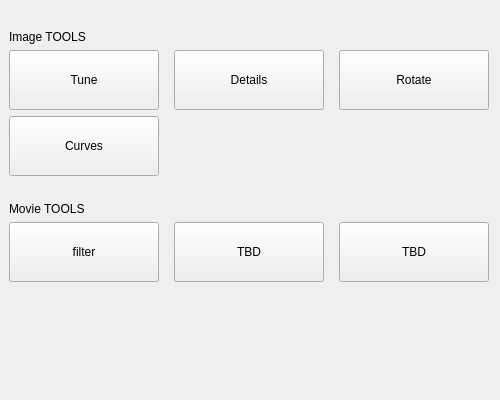
<?xml version="1.0" encoding="UTF-8"?>
<ui version="4.0">
 <class>Form</class>
 <widget class="QWidget" name="Form">
  <property name="geometry">
   <rect>
    <x>0</x>
    <y>0</y>
    <width>500</width>
    <height>400</height>
   </rect>
  </property>
  <property name="sizePolicy">
   <sizepolicy hsizetype="Fixed" vsizetype="Fixed">
    <horstretch>0</horstretch>
    <verstretch>0</verstretch>
   </sizepolicy>
  </property>
  <property name="minimumSize">
   <size>
    <width>500</width>
    <height>400</height>
   </size>
  </property>
  <property name="maximumSize">
   <size>
    <width>500</width>
    <height>400</height>
   </size>
  </property>
  <property name="windowTitle">
   <string>Form</string>
  </property>
  <property name="windowOpacity">
   <double>0.900000000000000</double>
  </property>
  <property name="autoFillBackground">
   <bool>false</bool>
  </property>
  <widget class="QWidget" name="">
   <property name="geometry">
    <rect>
     <x>0</x>
     <y>10</y>
     <width>501</width>
     <height>291</height>
    </rect>
   </property>
   <layout class="QVBoxLayout" name="verticalLayout">
    <item>
     <layout class="QGridLayout" name="gridLayout">
      <item row="0" column="0">
       <widget class="QLabel" name="label">
        <property name="sizePolicy">
         <sizepolicy hsizetype="Fixed" vsizetype="Fixed">
          <horstretch>0</horstretch>
          <verstretch>0</verstretch>
         </sizepolicy>
        </property>
        <property name="minimumSize">
         <size>
          <width>0</width>
          <height>15</height>
         </size>
        </property>
        <property name="text">
         <string>Image TOOLS</string>
        </property>
       </widget>
      </item>
      <item row="1" column="0">
       <widget class="QPushButton" name="pushButton">
        <property name="sizePolicy">
         <sizepolicy hsizetype="Fixed" vsizetype="Fixed">
          <horstretch>0</horstretch>
          <verstretch>0</verstretch>
         </sizepolicy>
        </property>
        <property name="minimumSize">
         <size>
          <width>150</width>
          <height>60</height>
         </size>
        </property>
        <property name="text">
         <string>Tune</string>
        </property>
       </widget>
      </item>
      <item row="1" column="1">
       <widget class="QPushButton" name="pushButton_2">
        <property name="sizePolicy">
         <sizepolicy hsizetype="Fixed" vsizetype="Fixed">
          <horstretch>0</horstretch>
          <verstretch>0</verstretch>
         </sizepolicy>
        </property>
        <property name="minimumSize">
         <size>
          <width>150</width>
          <height>60</height>
         </size>
        </property>
        <property name="text">
         <string>Details</string>
        </property>
       </widget>
      </item>
      <item row="1" column="2">
       <widget class="QPushButton" name="pushButton_3">
        <property name="sizePolicy">
         <sizepolicy hsizetype="Fixed" vsizetype="Fixed">
          <horstretch>0</horstretch>
          <verstretch>0</verstretch>
         </sizepolicy>
        </property>
        <property name="minimumSize">
         <size>
          <width>150</width>
          <height>60</height>
         </size>
        </property>
        <property name="text">
         <string>Rotate</string>
        </property>
       </widget>
      </item>
      <item row="2" column="0">
       <widget class="QPushButton" name="pushButton_4">
        <property name="sizePolicy">
         <sizepolicy hsizetype="Fixed" vsizetype="Fixed">
          <horstretch>0</horstretch>
          <verstretch>0</verstretch>
         </sizepolicy>
        </property>
        <property name="minimumSize">
         <size>
          <width>150</width>
          <height>60</height>
         </size>
        </property>
        <property name="text">
         <string>Curves</string>
        </property>
        <property name="icon">
         <iconset>
          <normaloff>icon/curved-arrow-to-the-right.svg</normaloff>icon/curved-arrow-to-the-right.svg</iconset>
        </property>
       </widget>
      </item>
     </layout>
    </item>
    <item>
     <layout class="QGridLayout" name="gridLayout_2">
      <item row="1" column="0">
       <widget class="QPushButton" name="pushButton_5">
        <property name="sizePolicy">
         <sizepolicy hsizetype="Fixed" vsizetype="Fixed">
          <horstretch>0</horstretch>
          <verstretch>0</verstretch>
         </sizepolicy>
        </property>
        <property name="minimumSize">
         <size>
          <width>150</width>
          <height>60</height>
         </size>
        </property>
        <property name="text">
         <string>filter</string>
        </property>
       </widget>
      </item>
      <item row="0" column="0">
       <widget class="QLabel" name="label_2">
        <property name="sizePolicy">
         <sizepolicy hsizetype="Fixed" vsizetype="Fixed">
          <horstretch>0</horstretch>
          <verstretch>0</verstretch>
         </sizepolicy>
        </property>
        <property name="maximumSize">
         <size>
          <width>16777215</width>
          <height>15</height>
         </size>
        </property>
        <property name="text">
         <string>Movie TOOLS</string>
        </property>
       </widget>
      </item>
      <item row="1" column="1">
       <widget class="QPushButton" name="pushButton_6">
        <property name="sizePolicy">
         <sizepolicy hsizetype="Fixed" vsizetype="Fixed">
          <horstretch>0</horstretch>
          <verstretch>0</verstretch>
         </sizepolicy>
        </property>
        <property name="minimumSize">
         <size>
          <width>150</width>
          <height>60</height>
         </size>
        </property>
        <property name="text">
         <string>TBD</string>
        </property>
       </widget>
      </item>
      <item row="1" column="2">
       <widget class="QPushButton" name="pushButton_7">
        <property name="sizePolicy">
         <sizepolicy hsizetype="Fixed" vsizetype="Fixed">
          <horstretch>0</horstretch>
          <verstretch>0</verstretch>
         </sizepolicy>
        </property>
        <property name="minimumSize">
         <size>
          <width>150</width>
          <height>60</height>
         </size>
        </property>
        <property name="text">
         <string>TBD</string>
        </property>
       </widget>
      </item>
     </layout>
    </item>
   </layout>
  </widget>
 </widget>
 <resources/>
 <connections/>
</ui>
